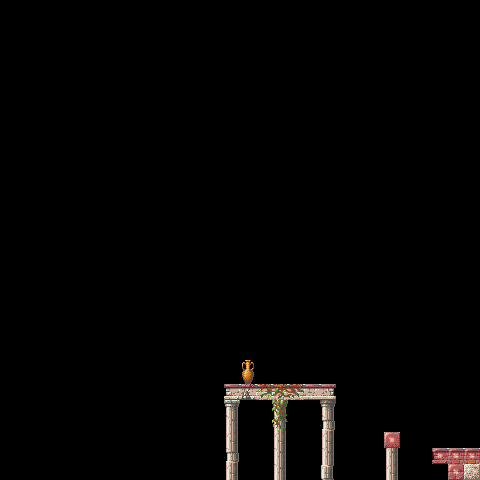

A level layout from a 2D game, rendered from its tile map. Below: a short description, then the map file with tile-grid data replaced by summaries:
An orthogonal 30x30 tile map with 16x16 px tiles, 3 tile layers (Background, Foreground, Meta), 2 tilesets and 3 objects (Portal, Zone, Spawn).

<map version="1.0" tiledversion="1.1.5" orientation="orthogonal" renderorder="right-down" width="30" height="30" tilewidth="16" tileheight="16" infinite="0" nextobjectid="4">
 <properties>
  <property name="prefix" value="testMap1" />
 </properties>
 <tileset firstgid="1" source="cshapes3.tsx" />
 <tileset firstgid="85" source="Classical.tsx" />
 <layer name="Background" width="30" height="30">
  <data>[900 cells, 2 non-empty, 2 distinct tile ids]</data>
 </layer>
 <layer name="Foreground" width="30" height="30">
  <data>[900 cells, 30 non-empty, 25 distinct tile ids]</data>
 </layer>
 <layer name="Meta" width="30" height="30" opacity="0.45">
  <properties>
   <property name="meta" type="bool" value="true" />
  </properties>
  <data>[900 cells, 12 non-empty, 2 distinct tile ids]</data>
 </layer>
 <objectgroup name="Objects">
  <object id="1" name="screenRight" type="Portal" x="464" y="0" width="16" height="448">
   <properties>
    <property name="destination" value="testMap0.screenLeft" />
    <property name="entrance" value="RIGHT" />
    <property name="instance" value="Portal" />
    <property name="yAdjust" type="float" value="-64" />
   </properties>
  </object>
  <object id="2" name="killBox0" type="Zone" x="0" y="464" width="448" height="16">
   <properties>
    <property name="instance" value="HurtBox" />
    <property name="kill" type="bool" value="true" />
    <property name="triggerMode" value="EXIT_BELOW" />
   </properties>
  </object>
  <object id="3" name="spawn" type="Spawn" x="288" y="384">
   <properties>
    <property name="instance" value="Spawn" />
   </properties>
   <point />
  </object>
 </objectgroup>
</map>